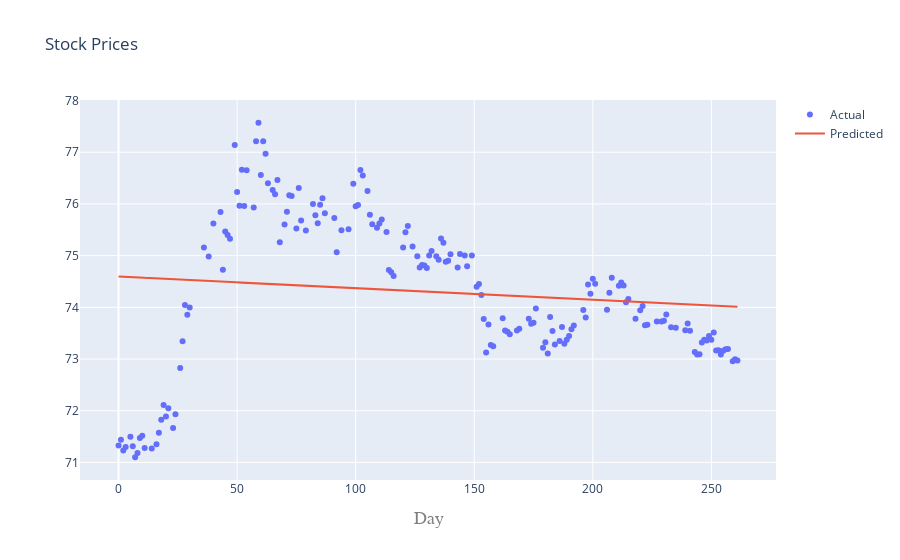

Source (notebook cell):
### Code cell
iplot(plot2)

### Figure 1 — Plotly figure (JSON) as saved in the notebook; plotly's stock layout.template omitted (floating-point values rounded to 4 significant figures; data arrays with more than 128 entries replaced by an {"elided": "..."} marker saying what was removed)
{"data": [{"mode": "markers", "name": "Actual", "type": "scatter", "x": {"elided": "183 int values"}, "y": {"elided": "183 float values"}}, {"mode": "lines", "name": "Predicted", "type": "scatter", "x": {"elided": "183 int values"}, "y": {"elided": "183 float values"}}], "layout": {"title": {"text": "Stock Prices "}, "xaxis": {"title": {"font": {"color": "#7f7f7f", "family": "Courier New, monospace", "size": 18}, "text": "Day"}}}}
